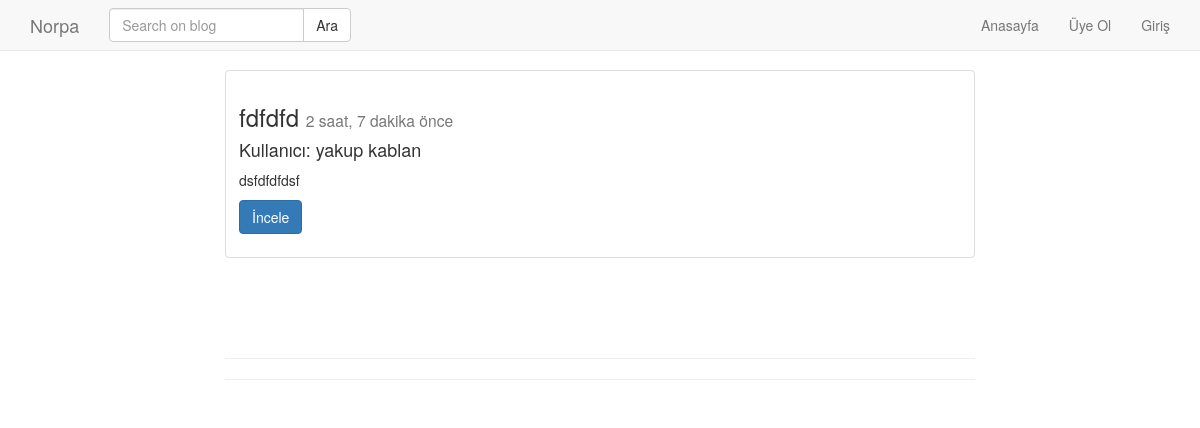
Page /post/detail/fdfdfd-1/ on the earlier database version.
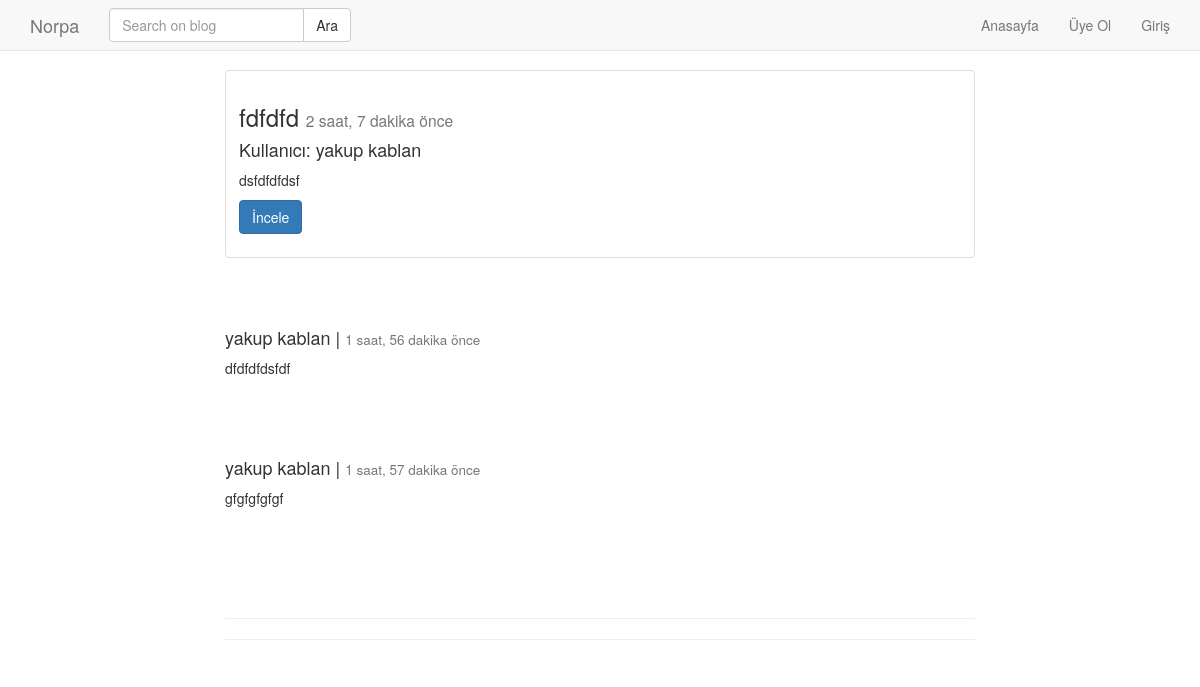
Same page on the later database version.
### post/models.py (models this page shows, shortened)
class Comment(models.Model):
    post = models.ForeignKey(Post, on_delete=models.CASCADE, related_name='comments')
    name = models.CharField(max_length=200, verbose_name="İsim")
    content = models.TextField(verbose_name="Yorum")
    publishing_date = models.DateTimeField(auto_now_add=True)
    class Meta:
        ordering = ['-publishing_date']

### post/views.py (the view)
# urls.py: path('detail/<slug:slug>/', post_detail, name='detail'),
def post_detail(request, slug):
    post = get_object_or_404(Post, slug=slug)
    form = CommentForm(request.POST or None)
    if form.is_valid():
        comment = form.save(commit=False)
        comment.post = post
        comment.save()
        return HttpResponseRedirect(post.get_absolute_url())
    else:
        if request.user.is_authenticated:
            form = CommentForm(isim=request.user.get_full_name, ornek='bu bir örnek alandır. modelde olmayan bir alan oluşturldu')
    comments = post.comments.all()
    context = {
        'post': post,
        'form': form,
        'comments': comments
    }
    return render(request, 'post/detail.html', context)

### post/forms.py
class CommentForm(forms.ModelForm):
    class Meta:
        model = Comment
        fields = ['name', 'content']
    def __init__(self, *args, **kwargs):
        self.name = kwargs.pop('isim', None)
        self.ornekk = kwargs.pop('ornek', None)
        super().__init__(*args, **kwargs)
        name = forms.CharField()
        self.fields['ornek'] = forms.CharField(initial=self.ornekk)
        if name is not None:
            self.fields['name']= forms.CharField(initial=self.name)
            if self.name:
                self.fields['name'].widget.attrs['readonly'] = True

### post/models.py (called while the page is built)
    def get_absolute_url(self):
        return reverse('postt:detail', kwargs={'slug': self.slug})

### templates/post/detail.html (shortened to what this page needs)
{% extends 'base.html' %}
{% block body %}
<div class="container">
<div class="row">
    <div class="col-md-8 col-md-offset-2">
      <div class="thumbnail">
        <div class="caption">
          <h3>{{ post.title }} <small> {{post.publishing_date | timesince}} önce</small></h3>
          <h4>Kullanıcı: {{post.user.get_full_name}}</h4>
          <p>{{post.content |safe| linebreaks}}</p>
          <p>
                <a href="{{post.get_absolute_url}}" class="btn btn-primary" role="button">İncele</a>
          </p>
        </div>
      </div>
      <br><br>
        {% for comment in comments%}
            <h4>{{comment.name}} | <small>{{comment.publishing_date | timesince}} önce </small></h4>
            <p>{{comment.content | linebreaks}}</p>
            <br><br><br>
        {% endfor%}
      <br><hr>
      <hr>
    </div>
</div>
</div>
{% endblock %}

Differences in the rows shown:
added Comment: name "yakup kablan", publishing_date "1 saat, 56 dakika", content "dfdfdfdsfdf"
added Comment: name "yakup kablan", publishing_date "1 saat, 57 dakika", content "gfgfgfgfgf"
